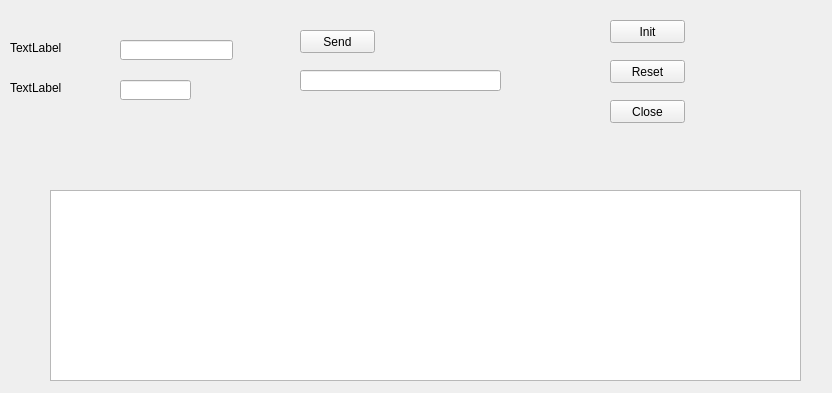
<?xml version="1.0" encoding="UTF-8"?>
<ui version="4.0">
 <class>Form</class>
 <widget class="QWidget" name="Form">
  <property name="geometry">
   <rect>
    <x>0</x>
    <y>0</y>
    <width>832</width>
    <height>393</height>
   </rect>
  </property>
  <property name="windowTitle">
   <string>Form</string>
  </property>
  <widget class="QPushButton" name="InitBut">
   <property name="geometry">
    <rect>
     <x>610</x>
     <y>20</y>
     <width>75</width>
     <height>23</height>
    </rect>
   </property>
   <property name="text">
    <string>Init</string>
   </property>
  </widget>
  <widget class="QPushButton" name="ResetBut">
   <property name="geometry">
    <rect>
     <x>610</x>
     <y>60</y>
     <width>75</width>
     <height>23</height>
    </rect>
   </property>
   <property name="text">
    <string>Reset</string>
   </property>
  </widget>
  <widget class="QPushButton" name="CloseBut">
   <property name="geometry">
    <rect>
     <x>610</x>
     <y>100</y>
     <width>75</width>
     <height>23</height>
    </rect>
   </property>
   <property name="text">
    <string>Close</string>
   </property>
  </widget>
  <widget class="QTextBrowser" name="StatusOutput">
   <property name="geometry">
    <rect>
     <x>50</x>
     <y>190</y>
     <width>751</width>
     <height>191</height>
    </rect>
   </property>
  </widget>
  <widget class="QLineEdit" name="HostLineEdit">
   <property name="geometry">
    <rect>
     <x>120</x>
     <y>40</y>
     <width>113</width>
     <height>20</height>
    </rect>
   </property>
  </widget>
  <widget class="QLineEdit" name="PortLineEdit">
   <property name="geometry">
    <rect>
     <x>120</x>
     <y>80</y>
     <width>71</width>
     <height>20</height>
    </rect>
   </property>
   <property name="whatsThis">
    <string extracomment="Port"/>
   </property>
   <property name="accessibleName">
    <string>Port</string>
   </property>
  </widget>
  <widget class="QLineEdit" name="Data2Send">
   <property name="geometry">
    <rect>
     <x>300</x>
     <y>70</y>
     <width>201</width>
     <height>21</height>
    </rect>
   </property>
  </widget>
  <widget class="QPushButton" name="SendBut">
   <property name="geometry">
    <rect>
     <x>300</x>
     <y>30</y>
     <width>75</width>
     <height>23</height>
    </rect>
   </property>
   <property name="text">
    <string>Send</string>
   </property>
  </widget>
  <widget class="QLabel" name="HostLabel">
   <property name="geometry">
    <rect>
     <x>10</x>
     <y>40</y>
     <width>81</width>
     <height>16</height>
    </rect>
   </property>
   <property name="text">
    <string>TextLabel</string>
   </property>
  </widget>
  <widget class="QLabel" name="PortLabel">
   <property name="geometry">
    <rect>
     <x>10</x>
     <y>80</y>
     <width>91</width>
     <height>16</height>
    </rect>
   </property>
   <property name="text">
    <string>TextLabel</string>
   </property>
  </widget>
 </widget>
 <resources/>
 <connections/>
</ui>
